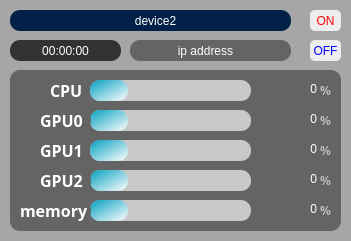
   <widget class="QFrame" name="frame_3">
    <property name="geometry">
     <rect>
      <x>410</x>
      <y>30</y>
      <width>351</width>
      <height>241</height>
     </rect>
    </property>
    <property name="layoutDirection">
     <enum>Qt::LayoutDirection::LeftToRight</enum>
    </property>
    <property name="styleSheet">
     <string notr="true">background-color:rgb(166, 166, 166);
border-style:solid;
border-radius: 5px;</string>
    </property>
    <property name="frameShape">
     <enum>QFrame::Shape::StyledPanel</enum>
    </property>
    <property name="frameShadow">
     <enum>QFrame::Shadow::Raised</enum>
    </property>
    <widget class="QFrame" name="frame_4">
     <property name="geometry">
      <rect>
       <x>10</x>
       <y>70</y>
       <width>331</width>
       <height>161</height>
      </rect>
     </property>
     <property name="styleSheet">
      <string notr="true">background-color:rgb(100, 100, 100);
border-style:solid;
border-radius: 10px;</string>
     </property>
     <property name="frameShape">
      <enum>QFrame::Shape::StyledPanel</enum>
     </property>
     <property name="frameShadow">
      <enum>QFrame::Shadow::Raised</enum>
     </property>
     <widget class="QLabel" name="cpu_name_11">
      <property name="geometry">
       <rect>
        <x>40</x>
        <y>10</y>
        <width>41</width>
        <height>21</height>
       </rect>
      </property>
      <property name="font">
       <font>
        <family>맑은 고딕</family>
        <pointsize>12</pointsize>
        <italic>false</italic>
        <bold>true</bold>
       </font>
      </property>
      <property name="styleSheet">
       <string notr="true">font: 700 12pt &quot;맑은 고딕&quot;;
color: rgb(255, 255, 255)</string>
      </property>
      <property name="text">
       <string>CPU</string>
      </property>
     </widget>
     <widget class="QLabel" name="cpu_usage_2">
      <property name="geometry">
       <rect>
        <x>256</x>
        <y>0</y>
        <width>51</width>
        <height>38</height>
       </rect>
      </property>
      <property name="layoutDirection">
       <enum>Qt::LayoutDirection::RightToLeft</enum>
      </property>
      <property name="styleSheet">
       <string notr="true">font: 700 18pt &quot;맑은 고딕&quot;;
color: rgb(255, 255, 255);</string>
      </property>
      <property name="text">
       <string>0</string>
      </property>
      <property name="alignment">
       <set>Qt::AlignmentFlag::AlignRight|Qt::AlignmentFlag::AlignTrailing|Qt::AlignmentFlag::AlignVCenter</set>
      </property>
     </widget>
     <widget class="QProgressBar" name="cpu_progressBar_2">
      <property name="geometry">
       <rect>
        <x>80</x>
        <y>10</y>
        <width>161</width>
        <height>21</height>
       </rect>
      </property>
      <property name="styleSheet">
       <string notr="true">QProgressBar{
	background-color : rgb(200, 200, 200);
	border-style:solid;
	border-radius: 10px;
	text-align: center;
}

QProgressBar::chunk{
	border-radius:10px;	
	
	background-color: qlineargradient(spread:pad, x1:0, y1:0, x2:1, y2:1, stop:0 rgba(6, 160, 191, 255), stop:1 rgba(255, 255, 255, 255));
		
}</string>
      </property>
      <property name="value">
       <number>24</number>
      </property>
      <property name="textVisible">
       <bool>false</bool>
      </property>
     </widget>
     <widget class="QLabel" name="cpu_name_12">
      <property name="geometry">
       <rect>
        <x>310</x>
        <y>10</y>
        <width>21</width>
        <height>21</height>
       </rect>
      </property>
      <property name="font">
       <font>
        <family>맑은 고딕</family>
        <pointsize>9</pointsize>
        <italic>false</italic>
        <bold>true</bold>
       </font>
      </property>
      <property name="styleSheet">
       <string notr="true">font: 700 9pt &quot;맑은 고딕&quot;;
color: rgb(186, 186, 186);</string>
      </property>
      <property name="text">
       <string>%</string>
      </property>
     </widget>
     <widget class="QProgressBar" name="gpu0_progressBar_2">
      <property name="geometry">
       <rect>
        <x>80</x>
        <y>40</y>
        <width>161</width>
        <height>21</height>
       </rect>
      </property>
      <property name="styleSheet">
       <string notr="true">QProgressBar{
	background-color : rgb(200, 200, 200);
	border-style:solid;
	border-radius: 10px;
	text-align: center;
}

QProgressBar::chunk{
	border-radius:10px;	
	
	background-color: qlineargradient(spread:pad, x1:0, y1:0, x2:1, y2:1, stop:0 rgba(6, 160, 191, 255), stop:1 rgba(255, 255, 255, 255));
		
}</string>
      </property>
      <property name="value">
       <number>24</number>
      </property>
      <property name="textVisible">
       <bool>false</bool>
      </property>
     </widget>
     <widget class="QLabel" name="gpu0_usage_2">
      <property name="geometry">
       <rect>
        <x>256</x>
        <y>30</y>
        <width>51</width>
        <height>38</height>
       </rect>
      </property>
      <property name="layoutDirection">
       <enum>Qt::LayoutDirection::RightToLeft</enum>
      </property>
      <property name="styleSheet">
       <string notr="true">font: 700 18pt &quot;맑은 고딕&quot;;
color: rgb(255, 255, 255);</string>
      </property>
      <property name="text">
       <string>0</string>
      </property>
      <property name="alignment">
       <set>Qt::AlignmentFlag::AlignRight|Qt::AlignmentFlag::AlignTrailing|Qt::AlignmentFlag::AlignVCenter</set>
      </property>
     </widget>
     <widget class="QLabel" name="cpu_name_13">
      <property name="geometry">
       <rect>
        <x>310</x>
        <y>40</y>
        <width>21</width>
        <height>21</height>
       </rect>
      </property>
      <property name="font">
       <font>
        <family>맑은 고딕</family>
        <pointsize>9</pointsize>
        <italic>false</italic>
        <bold>true</bold>
       </font>
      </property>
      <property name="styleSheet">
       <string notr="true">font: 700 9pt &quot;맑은 고딕&quot;;
color: rgb(186, 186, 186);</string>
      </property>
      <property name="text">
       <string>%</string>
      </property>
     </widget>
     <widget class="QLabel" name="cpu_name_14">
      <property name="geometry">
       <rect>
        <x>30</x>
        <y>40</y>
        <width>51</width>
        <height>21</height>
       </rect>
      </property>
      <property name="font">
       <font>
        <family>맑은 고딕</family>
        <pointsize>12</pointsize>
        <italic>false</italic>
        <bold>true</bold>
       </font>
      </property>
      <property name="styleSheet">
       <string notr="true">font: 700 12pt &quot;맑은 고딕&quot;;
color: rgb(255, 255, 255)</string>
      </property>
      <property name="text">
       <string>GPU0</string>
      </property>
     </widget>
     <widget class="QProgressBar" name="gpu1_progressBar_2">
      <property name="geometry">
       <rect>
        <x>80</x>
        <y>70</y>
        <width>161</width>
        <height>21</height>
       </rect>
      </property>
      <property name="styleSheet">
       <string notr="true">QProgressBar{
	background-color : rgb(200, 200, 200);
	border-style:solid;
	border-radius: 10px;
	text-align: center;
}

QProgressBar::chunk{
	border-radius:10px;	
	
	background-color: qlineargradient(spread:pad, x1:0, y1:0, x2:1, y2:1, stop:0 rgba(6, 160, 191, 255), stop:1 rgba(255, 255, 255, 255));
		
}</string>
      </property>
      <property name="value">
       <number>24</number>
      </property>
      <property name="textVisible">
       <bool>false</bool>
      </property>
     </widget>
     <widget class="QLabel" name="gpu1_usage_2">
      <property name="geometry">
       <rect>
        <x>256</x>
        <y>60</y>
        <width>51</width>
        <height>38</height>
       </rect>
      </property>
      <property name="layoutDirection">
       <enum>Qt::LayoutDirection::RightToLeft</enum>
      </property>
      <property name="styleSheet">
       <string notr="true">font: 700 18pt &quot;맑은 고딕&quot;;
color: rgb(255, 255, 255);</string>
      </property>
      <property name="text">
       <string>0</string>
      </property>
      <property name="alignment">
       <set>Qt::AlignmentFlag::AlignRight|Qt::AlignmentFlag::AlignTrailing|Qt::AlignmentFlag::AlignVCenter</set>
      </property>
     </widget>
     <widget class="QLabel" name="cpu_name_15">
      <property name="geometry">
       <rect>
        <x>310</x>
        <y>70</y>
        <width>21</width>
        <height>21</height>
       </rect>
      </property>
      <property name="font">
       <font>
        <family>맑은 고딕</family>
        <pointsize>9</pointsize>
        <italic>false</italic>
        <bold>true</bold>
       </font>
      </property>
      <property name="styleSheet">
       <string notr="true">font: 700 9pt &quot;맑은 고딕&quot;;
color: rgb(186, 186, 186);</string>
      </property>
      <property name="text">
       <string>%</string>
      </property>
     </widget>
     <widget class="QLabel" name="cpu_name_16">
      <property name="geometry">
       <rect>
        <x>30</x>
        <y>70</y>
        <width>41</width>
        <height>21</height>
       </rect>
      </property>
      <property name="font">
       <font>
        <family>맑은 고딕</family>
        <pointsize>12</pointsize>
        <italic>false</italic>
        <bold>true</bold>
       </font>
      </property>
      <property name="styleSheet">
       <string notr="true">font: 700 12pt &quot;맑은 고딕&quot;;
color: rgb(255, 255, 255)</string>
      </property>
      <property name="text">
       <string>GPU1</string>
      </property>
     </widget>
     <widget class="QProgressBar" name="gpu2_progressBar_2">
      <property name="geometry">
       <rect>
        <x>80</x>
        <y>100</y>
        <width>161</width>
        <height>21</height>
       </rect>
      </property>
      <property name="styleSheet">
       <string notr="true">QProgressBar{
	background-color : rgb(200, 200, 200);
	border-style:solid;
	border-radius: 10px;
	text-align: center;
}

QProgressBar::chunk{
	border-radius:10px;	
	
	background-color: qlineargradient(spread:pad, x1:0, y1:0, x2:1, y2:1, stop:0 rgba(6, 160, 191, 255), stop:1 rgba(255, 255, 255, 255));
		
}</string>
      </property>
      <property name="value">
       <number>24</number>
      </property>
      <property name="textVisible">
       <bool>false</bool>
      </property>
     </widget>
     <widget class="QLabel" name="gpu2_usage_2">
      <property name="geometry">
       <rect>
        <x>256</x>
        <y>90</y>
        <width>51</width>
        <height>38</height>
       </rect>
      </property>
      <property name="layoutDirection">
       <enum>Qt::LayoutDirection::RightToLeft</enum>
      </property>
      <property name="styleSheet">
       <string notr="true">font: 700 18pt &quot;맑은 고딕&quot;;
color: rgb(255, 255, 255);</string>
      </property>
      <property name="text">
       <string>0</string>
      </property>
      <property name="alignment">
       <set>Qt::AlignmentFlag::AlignRight|Qt::AlignmentFlag::AlignTrailing|Qt::AlignmentFlag::AlignVCenter</set>
      </property>
     </widget>
     <widget class="QLabel" name="cpu_name_17">
      <property name="geometry">
       <rect>
        <x>310</x>
        <y>100</y>
        <width>21</width>
        <height>21</height>
       </rect>
      </property>
      <property name="font">
       <font>
        <family>맑은 고딕</family>
        <pointsize>9</pointsize>
        <italic>false</italic>
        <bold>true</bold>
       </font>
      </property>
      <property name="styleSheet">
       <string notr="true">font: 700 9pt &quot;맑은 고딕&quot;;
color: rgb(186, 186, 186);</string>
      </property>
      <property name="text">
       <string>%</string>
      </property>
     </widget>
     <widget class="QLabel" name="cpu_name_18">
      <property name="geometry">
       <rect>
        <x>30</x>
        <y>100</y>
        <width>51</width>
        <height>21</height>
       </rect>
      </property>
      <property name="font">
       <font>
        <family>맑은 고딕</family>
        <pointsize>12</pointsize>
        <italic>false</italic>
        <bold>true</bold>
       </font>
      </property>
      <property name="styleSheet">
       <string notr="true">font: 700 12pt &quot;맑은 고딕&quot;;
color: rgb(255, 255, 255)</string>
      </property>
      <property name="text">
       <string>GPU2</string>
      </property>
     </widget>
     <widget class="QProgressBar" name="memory_progressBar_2">
      <property name="geometry">
       <rect>
        <x>80</x>
        <y>130</y>
        <width>161</width>
        <height>21</height>
       </rect>
      </property>
      <property name="styleSheet">
       <string notr="true">QProgressBar{
	background-color : rgb(200, 200, 200);
	border-style:solid;
	border-radius: 10px;
	text-align: center;
}

QProgressBar::chunk{
	border-radius:10px;	
	
	background-color: qlineargradient(spread:pad, x1:0, y1:0, x2:1, y2:1, stop:0 rgba(6, 160, 191, 255), stop:1 rgba(255, 255, 255, 255));
		
}</string>
      </property>
      <property name="value">
       <number>24</number>
      </property>
      <property name="textVisible">
       <bool>false</bool>
      </property>
     </widget>
     <widget class="QLabel" name="memory_usage_2">
      <property name="geometry">
       <rect>
        <x>256</x>
        <y>120</y>
        <width>51</width>
        <height>38</height>
       </rect>
      </property>
      <property name="layoutDirection">
       <enum>Qt::LayoutDirection::RightToLeft</enum>
      </property>
      <property name="styleSheet">
       <string notr="true">font: 700 18pt &quot;맑은 고딕&quot;;
color: rgb(255, 255, 255);</string>
      </property>
      <property name="text">
       <string>0</string>
      </property>
      <property name="alignment">
       <set>Qt::AlignmentFlag::AlignRight|Qt::AlignmentFlag::AlignTrailing|Qt::AlignmentFlag::AlignVCenter</set>
      </property>
     </widget>
     <widget class="QLabel" name="cpu_name_19">
      <property name="geometry">
       <rect>
        <x>310</x>
        <y>130</y>
        <width>21</width>
        <height>21</height>
       </rect>
      </property>
      <property name="font">
       <font>
        <family>맑은 고딕</family>
        <pointsize>9</pointsize>
        <italic>false</italic>
        <bold>true</bold>
       </font>
      </property>
      <property name="styleSheet">
       <string notr="true">font: 700 9pt &quot;맑은 고딕&quot;;
color: rgb(186, 186, 186);</string>
      </property>
      <property name="text">
       <string>%</string>
      </property>
     </widget>
     <widget class="QLabel" name="cpu_name_20">
      <property name="geometry">
       <rect>
        <x>10</x>
        <y>130</y>
        <width>71</width>
        <height>21</height>
       </rect>
      </property>
      <property name="font">
       <font>
        <family>맑은 고딕</family>
        <pointsize>12</pointsize>
        <italic>false</italic>
        <bold>true</bold>
       </font>
      </property>
      <property name="styleSheet">
       <string notr="true">font: 700 12pt &quot;맑은 고딕&quot;;
color: rgb(255, 255, 255)</string>
      </property>
      <property name="text">
       <string>memory</string>
      </property>
     </widget>
    </widget>
    <widget class="QFrame" name="frame_13">
     <property name="geometry">
      <rect>
       <x>10</x>
       <y>10</y>
       <width>281</width>
       <height>21</height>
      </rect>
     </property>
     <property name="styleSheet">
      <string notr="true">background-color: rgb(1, 33, 72);
border-style:solid;
border-radius: 10px;</string>
     </property>
     <property name="frameShape">
      <enum>QFrame::Shape::StyledPanel</enum>
     </property>
     <property name="frameShadow">
      <enum>QFrame::Shadow::Raised</enum>
     </property>
     <widget class="QLabel" name="gpu0_usage_12">
      <property name="geometry">
       <rect>
        <x>210</x>
        <y>80</y>
        <width>91</width>
        <height>31</height>
       </rect>
      </property>
      <property name="styleSheet">
       <string notr="true">font: 700 14pt &quot;맑은 고딕&quot;;</string>
      </property>
      <property name="text">
       <string>0%</string>
      </property>
     </widget>
     <widget class="QLabel" name="label_42">
      <property name="geometry">
       <rect>
        <x>170</x>
        <y>80</y>
        <width>81</width>
        <height>31</height>
       </rect>
      </property>
      <property name="styleSheet">
       <string notr="true">font: 700 14pt &quot;맑은 고딕&quot;;</string>
      </property>
      <property name="text">
       <string>0%</string>
      </property>
     </widget>
     <widget class="QLabel" name="label_43">
      <property name="geometry">
       <rect>
        <x>170</x>
        <y>110</y>
        <width>91</width>
        <height>31</height>
       </rect>
      </property>
      <property name="styleSheet">
       <string notr="true">font: 700 14pt &quot;맑은 고딕&quot;;</string>
      </property>
      <property name="text">
       <string>0%</string>
      </property>
     </widget>
     <widget class="QLabel" name="label_44">
      <property name="geometry">
       <rect>
        <x>30</x>
        <y>140</y>
        <width>131</width>
        <height>31</height>
       </rect>
      </property>
      <property name="styleSheet">
       <string notr="true">font: 700 14pt &quot;맑은 고딕&quot;;</string>
      </property>
      <property name="text">
       <string>MEMORY:</string>
      </property>
     </widget>
     <widget class="QLabel" name="memory_usage_12">
      <property name="geometry">
       <rect>
        <x>170</x>
        <y>140</y>
        <width>91</width>
        <height>31</height>
       </rect>
      </property>
      <property name="styleSheet">
       <string notr="true">font: 700 14pt &quot;맑은 고딕&quot;;</string>
      </property>
      <property name="text">
       <string>0%</string>
      </property>
     </widget>
     <widget class="QLabel" name="cpu_name_27">
      <property name="geometry">
       <rect>
        <x>280</x>
        <y>30</y>
        <width>21</width>
        <height>21</height>
       </rect>
      </property>
      <property name="font">
       <font>
        <family>맑은 고딕</family>
        <pointsize>12</pointsize>
        <italic>false</italic>
        <bold>true</bold>
       </font>
      </property>
      <property name="styleSheet">
       <string notr="true">font: 700 12pt &quot;맑은 고딕&quot;;
color: rgb(186, 186, 186);</string>
      </property>
      <property name="text">
       <string>%</string>
      </property>
     </widget>
     <widget class="QLabel" name="cpu_usage_12">
      <property name="geometry">
       <rect>
        <x>210</x>
        <y>20</y>
        <width>61</width>
        <height>51</height>
       </rect>
      </property>
      <property name="layoutDirection">
       <enum>Qt::LayoutDirection::RightToLeft</enum>
      </property>
      <property name="styleSheet">
       <string notr="true">font: 700 40pt &quot;맑은 고딕&quot;;
color: rgb(255, 255, 255);</string>
      </property>
      <property name="text">
       <string>0</string>
      </property>
      <property name="alignment">
       <set>Qt::AlignmentFlag::AlignRight|Qt::AlignmentFlag::AlignTrailing|Qt::AlignmentFlag::AlignVCenter</set>
      </property>
     </widget>
     <widget class="QLabel" name="cpu_usage_13">
      <property name="geometry">
       <rect>
        <x>100</x>
        <y>0</y>
        <width>91</width>
        <height>21</height>
       </rect>
      </property>
      <property name="layoutDirection">
       <enum>Qt::LayoutDirection::RightToLeft</enum>
      </property>
      <property name="styleSheet">
       <string notr="true">font: 700 11pt &quot;맑은 고딕&quot;;
color: rgb(255, 255, 255);</string>
      </property>
      <property name="text">
       <string>device2</string>
      </property>
      <property name="alignment">
       <set>Qt::AlignmentFlag::AlignCenter</set>
      </property>
     </widget>
    </widget>
    <widget class="QFrame" name="frame_14">
     <property name="geometry">
      <rect>
       <x>10</x>
       <y>40</y>
       <width>111</width>
       <height>21</height>
      </rect>
     </property>
     <property name="styleSheet">
      <string notr="true">background-color:rgb(50, 50, 50);
border-style:solid;
border-radius: 10px;</string>
     </property>
     <property name="frameShape">
      <enum>QFrame::Shape::StyledPanel</enum>
     </property>
     <property name="frameShadow">
      <enum>QFrame::Shadow::Raised</enum>
     </property>
     <widget class="QLabel" name="gpu0_usage_13">
      <property name="geometry">
       <rect>
        <x>210</x>
        <y>80</y>
        <width>91</width>
        <height>31</height>
       </rect>
      </property>
      <property name="styleSheet">
       <string notr="true">font: 700 14pt &quot;맑은 고딕&quot;;</string>
      </property>
      <property name="text">
       <string>0%</string>
      </property>
     </widget>
     <widget class="QLabel" name="label_45">
      <property name="geometry">
       <rect>
        <x>170</x>
        <y>80</y>
        <width>81</width>
        <height>31</height>
       </rect>
      </property>
      <property name="styleSheet">
       <string notr="true">font: 700 14pt &quot;맑은 고딕&quot;;</string>
      </property>
      <property name="text">
       <string>0%</string>
      </property>
     </widget>
     <widget class="QLabel" name="label_46">
      <property name="geometry">
       <rect>
        <x>170</x>
        <y>110</y>
        <width>91</width>
        <height>31</height>
       </rect>
      </property>
      <property name="styleSheet">
       <string notr="true">font: 700 14pt &quot;맑은 고딕&quot;;</string>
      </property>
      <property name="text">
       <string>0%</string>
      </property>
     </widget>
     <widget class="QLabel" name="label_47">
      <property name="geometry">
       <rect>
        <x>30</x>
        <y>140</y>
        <width>131</width>
        <height>31</height>
       </rect>
      </property>
      <property name="styleSheet">
       <string notr="true">font: 700 14pt &quot;맑은 고딕&quot;;</string>
      </property>
      <property name="text">
       <string>MEMORY:</string>
      </property>
     </widget>
     <widget class="QLabel" name="memory_usage_13">
      <property name="geometry">
       <rect>
        <x>170</x>
        <y>140</y>
        <width>91</width>
        <height>31</height>
       </rect>
      </property>
      <property name="styleSheet">
       <string notr="true">font: 700 14pt &quot;맑은 고딕&quot;;</string>
      </property>
      <property name="text">
       <string>0%</string>
      </property>
     </widget>
     <widget class="QLabel" name="cpu_name_28">
      <property name="geometry">
       <rect>
        <x>280</x>
        <y>30</y>
        <width>21</width>
        <height>21</height>
       </rect>
      </property>
      <property name="font">
       <font>
        <family>맑은 고딕</family>
        <pointsize>12</pointsize>
        <italic>false</italic>
        <bold>true</bold>
       </font>
      </property>
      <property name="styleSheet">
       <string notr="true">font: 700 12pt &quot;맑은 고딕&quot;;
color: rgb(186, 186, 186);</string>
      </property>
      <property name="text">
       <string>%</string>
      </property>
     </widget>
     <widget class="QLabel" name="cpu_usage_14">
      <property name="geometry">
       <rect>
        <x>210</x>
        <y>20</y>
        <width>61</width>
        <height>51</height>
       </rect>
      </property>
      <property name="layoutDirection">
       <enum>Qt::LayoutDirection::RightToLeft</enum>
      </property>
      <property name="styleSheet">
       <string notr="true">font: 700 40pt &quot;맑은 고딕&quot;;
color: rgb(255, 255, 255);</string>
      </property>
      <property name="text">
       <string>0</string>
      </property>
      <property name="alignment">
       <set>Qt::AlignmentFlag::AlignRight|Qt::AlignmentFlag::AlignTrailing|Qt::AlignmentFlag::AlignVCenter</set>
      </property>
     </widget>
     <widget class="QLabel" name="elapsed_time_2">
      <property name="geometry">
       <rect>
        <x>10</x>
        <y>0</y>
        <width>91</width>
        <height>21</height>
       </rect>
      </property>
      <property name="layoutDirection">
       <enum>Qt::LayoutDirection::RightToLeft</enum>
      </property>
      <property name="styleSheet">
       <string notr="true">font: 700 11pt &quot;맑은 고딕&quot;;
color: rgb(255, 255, 255);</string>
      </property>
      <property name="text">
       <string>00:00:00</string>
      </property>
      <property name="alignment">
       <set>Qt::AlignmentFlag::AlignCenter</set>
      </property>
     </widget>
    </widget>
    <widget class="QFrame" name="frame_15">
     <property name="geometry">
      <rect>
       <x>130</x>
       <y>40</y>
       <width>161</width>
       <height>21</height>
      </rect>
     </property>
     <property name="styleSheet">
      <string notr="true">background-color:rgb(100, 100, 100);
border-style:solid;
border-radius: 10px;</string>
     </property>
     <property name="frameShape">
      <enum>QFrame::Shape::StyledPanel</enum>
     </property>
     <property name="frameShadow">
      <enum>QFrame::Shadow::Raised</enum>
     </property>
     <widget class="QLabel" name="gpu0_usage_14">
      <property name="geometry">
       <rect>
        <x>210</x>
        <y>80</y>
        <width>91</width>
        <height>31</height>
       </rect>
      </property>
      <property name="styleSheet">
       <string notr="true">font: 700 14pt &quot;맑은 고딕&quot;;</string>
      </property>
      <property name="text">
       <string>0%</string>
      </property>
     </widget>
     <widget class="QLabel" name="label_48">
      <property name="geometry">
       <rect>
        <x>170</x>
        <y>80</y>
        <width>81</width>
        <height>31</height>
       </rect>
      </property>
      <property name="styleSheet">
       <string notr="true">font: 700 14pt &quot;맑은 고딕&quot;;</string>
      </property>
      <property name="text">
       <string>0%</string>
      </property>
     </widget>
     <widget class="QLabel" name="label_49">
      <property name="geometry">
       <rect>
        <x>170</x>
        <y>110</y>
        <width>91</width>
        <height>31</height>
       </rect>
      </property>
      <property name="styleSheet">
       <string notr="true">font: 700 14pt &quot;맑은 고딕&quot;;</string>
      </property>
      <property name="text">
       <string>0%</string>
      </property>
     </widget>
     <widget class="QLabel" name="label_50">
      <property name="geometry">
       <rect>
        <x>30</x>
        <y>140</y>
        <width>131</width>
        <height>31</height>
       </rect>
      </property>
      <property name="styleSheet">
       <string notr="true">font: 700 14pt &quot;맑은 고딕&quot;;</string>
      </property>
      <property name="text">
       <string>MEMORY:</string>
      </property>
     </widget>
     <widget class="QLabel" name="memory_usage_14">
      <property name="geometry">
       <rect>
        <x>170</x>
        <y>140</y>
        <width>91</width>
        <height>31</height>
       </rect>
      </property>
      <property name="styleSheet">
       <string notr="true">font: 700 14pt &quot;맑은 고딕&quot;;</string>
      </property>
      <property name="text">
       <string>0%</string>
      </property>
     </widget>
     <widget class="QLabel" name="cpu_name_29">
      <property name="geometry">
       <rect>
        <x>280</x>
        <y>30</y>
        <width>21</width>
        <height>21</height>
       </rect>
      </property>
      <property name="font">
       <font>
        <family>맑은 고딕</family>
        <pointsize>12</pointsize>
        <italic>false</italic>
        <bold>true</bold>
       </font>
      </property>
      <property name="styleSheet">
       <string notr="true">font: 700 12pt &quot;맑은 고딕&quot;;
color: rgb(186, 186, 186);</string>
      </property>
      <property name="text">
       <string>%</string>
      </property>
     </widget>
     <widget class="QLabel" name="cpu_usage_15">
      <property name="geometry">
       <rect>
        <x>210</x>
        <y>20</y>
        <width>61</width>
        <height>51</height>
       </rect>
      </property>
      <property name="layoutDirection">
       <enum>Qt::LayoutDirection::RightToLeft</enum>
      </property>
      <property name="styleSheet">
       <string notr="true">font: 700 40pt &quot;맑은 고딕&quot;;
color: rgb(255, 255, 255);</string>
      </property>
      <property name="text">
       <string>0</string>
      </property>
      <property name="alignment">
       <set>Qt::AlignmentFlag::AlignRight|Qt::AlignmentFlag::AlignTrailing|Qt::AlignmentFlag::AlignVCenter</set>
      </property>
     </widget>
     <widget class="QLabel" name="client_ip_address_2">
      <property name="geometry">
       <rect>
        <x>30</x>
        <y>0</y>
        <width>91</width>
        <height>21</height>
       </rect>
      </property>
      <property name="layoutDirection">
       <enum>Qt::LayoutDirection::RightToLeft</enum>
      </property>
      <property name="styleSheet">
       <string notr="true">font: 700 10pt &quot;맑은 고딕&quot;;
color: rgb(255, 255, 255);</string>
      </property>
      <property name="text">
       <string>ip address</string>
      </property>
      <property name="alignment">
       <set>Qt::AlignmentFlag::AlignCenter</set>
      </property>
     </widget>
    </widget>
    <widget class="QPushButton" name="onButton_3">
     <property name="geometry">
      <rect>
       <x>310</x>
       <y>40</y>
       <width>31</width>
       <height>21</height>
      </rect>
     </property>
     <property name="styleSheet">
      <string notr="true">font: 700 7pt &quot;맑은 고딕&quot;;
background-color:rgb(238, 238, 238);
color:rgb(0, 0, 255)</string>
     </property>
     <property name="text">
      <string>OFF</string>
     </property>
    </widget>
    <widget class="QPushButton" name="onButton_4">
     <property name="geometry">
      <rect>
       <x>310</x>
       <y>10</y>
       <width>31</width>
       <height>21</height>
      </rect>
     </property>
     <property name="styleSheet">
      <string notr="true">font: 700 7pt &quot;맑은 고딕&quot;;
background-color:rgb(238, 238, 238);
color:rgb(255, 0, 0)</string>
     </property>
     <property name="text">
      <string>ON</string>
     </property>
    </widget>
   </widget>
